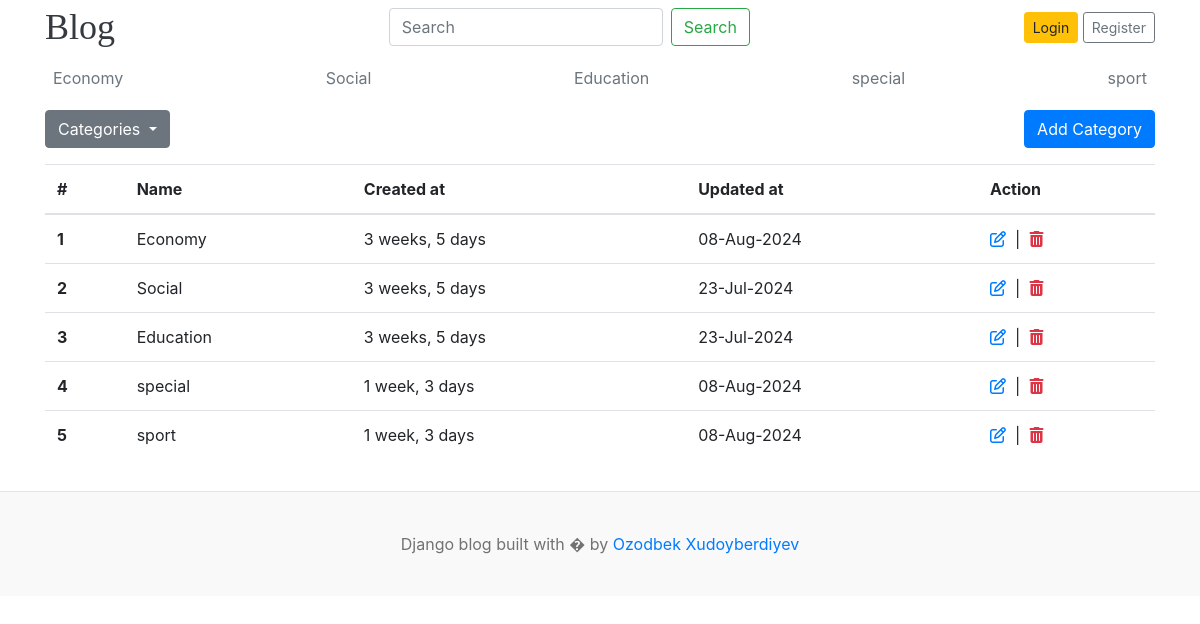
/dashboard/categories/, run on the app's committed database.
### blogs/models.py (models this page shows)
class Category(models.Model):
    name = models.CharField(max_length=100)
    created_at = models.DateTimeField(auto_now_add=True)
    updated_at = models.DateTimeField(auto_now=True)
    def __str__(self) -> str:
        return self.name
    class Meta:
        verbose_name_plural="Categories"
        verbose_name="Category"

### dashboard/views.py (the view)
# urls.py: path('categories/',categories,name='categories'),
def categories(request):
    return render(request,'dashboard/categories.html')

### blogs/context_processor.py (called while the page is built)
def get_categories(request):
    categories = Category.objects.all()
    return {'categories':categories}

### settingapp/context_processor.py (called while the page is built)
def get_social_links(request):
    social_links = Social_links.objects.all()
    return {'social_links':social_links}

### template/dashboard/categories.html
{% extends 'base.html' %} {% load static %} {% block content %}
<div class="row">
  <div class="col-3">{% include 'dashboard/left-side-bar.html' %}</div>
  <div class="col-9 text-right">
    <a href="{% url 'add_category' %}" class="btn btn-primary">Add Category</a>
  </div>
</div>
<div class="row my-3">
  <div class="col-12" style="overflow-x: auto">
    <table class="table table-hover">
      <thead>
        <tr>
          <th scope="col">#</th>
          <th scope="col">Name</th>
          <th scope="col">Created at</th>
          <th scope="col">Updated at</th>
          <th scope="col">Action</th>
        </tr>
      </thead>
      <tbody>
        {% for categor in categories %}
        <tr>
          <th scope="row">{{forloop.counter}}</th>
          <td>{{categor.name}}</td>
          <td>{{categor.created_at|timesince}}</td>
          <td>{{categor.updated_at|date:"d-M-Y"}}</td>
          <td>
            <a href="{% url 'edit_category' categor.id %}">
              <i class="far fa-edit text-primary"></i>
            </a>
            &nbsp;|&nbsp;
            <a href="{% url 'delete_category' categor.id %}">
              <i class="fas fa-trash-alt text-danger"></i>
            </a>
          </td>
        </tr>
        {% endfor %}
      </tbody>
    </table>
  </div>
</div>
{% endblock %}

### template/base.html (shortened to what this page needs)
{% load static %}
<!DOCTYPE html>
<html lang="en">
  <head>
    <link
      href="https://getbootstrap.com/docs/4.0/dist/css/bootstrap.min.css"
      rel="stylesheet"
    />
    <link href="{% static 'css/blog.css' %}" rel="stylesheet" />
  </head>
  <body>
    <div class="container">
      <nav class="navbar navbar-expand-lg navbar-light p-0 bg-white">
        <div class="m-0">
          <a class="blog-header-logo text-dark ml-0" href="/">Blog</a>
        </div>
        <div class="collapse navbar-collapse" id="navbarSupportedContent">
          <form action="{% url 'search' %}" method="get" class="form-inline my-2 my-lg-0 ml-auto">
            <input
              class="form-control mr-sm-2"
              type="search"
              placeholder="Search"
              aria-label="Search"
              name="keyword"
              value="{{keyword}}"
            />
            <button class="btn btn-outline-success my-2 my-sm-0" type="submit">
              Search
            </button>
          </form>
          <ul class="navbar-nav ml-auto">
            {% if user.is_authenticated %}
            <a class="btn text-dark border " href="#">User:&nbsp;{{user}}</a>
            &nbsp;&nbsp;
            <a class="btn btn-primary " href="{% url 'dashboard' %}">Dashboard</a>
            &nbsp;&nbsp;
            <a class="btn  btn-warning" href="{% url 'logout' %}"
              >Logout</a
            >
            &nbsp; {% else %}
             <a class="btn btn-sm btn-warning" href="{% url 'login' %}">Login</a>
            <a
              class="btn btn-sm btn-outline-secondary"
              href="{% url 'register' %}"
              >Register</a
            >
            {% endif %}
          </ul>
        </div>
      </nav>
      <div class="nav-scroller py-1 mb-2">
        <nav class="nav d-flex justify-content-between">
          {% for category in categories %}
          <a
            class="p-2 text-muted"
            href="{% url 'posts_by_category' category.id %}"
            >{{category}}</a
          >
          {% endfor %}
        </nav>
      </div>
      {% block content %} {% endblock %}
    </div>
    <footer class="blog-footer">
      <p>Django blog built with � by <a href="#">Ozodbek Xudoyberdiyev</a></p>
    </footer>
  </body>
</html>

### blog_site/static/css/blog.css (style rules this page uses)
.blog-header-logo { font-family: "Playfair Display", Georgia, "Times New Roman", serif; font-size: 2.25rem; }
.blog-footer { padding: 2.5rem 0; color: #727272; text-align: center; background-color: #f9f9f9; border-top: .05rem solid #e5e5e5; }
.blog-footer p:last-child { margin-bottom: 0; }

### data on the page
Category: name "Economy", created_at "3 weeks, 5 days", updated_at "08-Aug-2024"
Category: name "Social", created_at "3 weeks, 5 days", updated_at "23-Jul-2024"
Category: name "Education", created_at "3 weeks, 5 days", updated_at "23-Jul-2024"
Category: name "special", created_at "1 week, 3 days", updated_at "08-Aug-2024"
Category: name "sport", created_at "1 week, 3 days", updated_at "08-Aug-2024"
